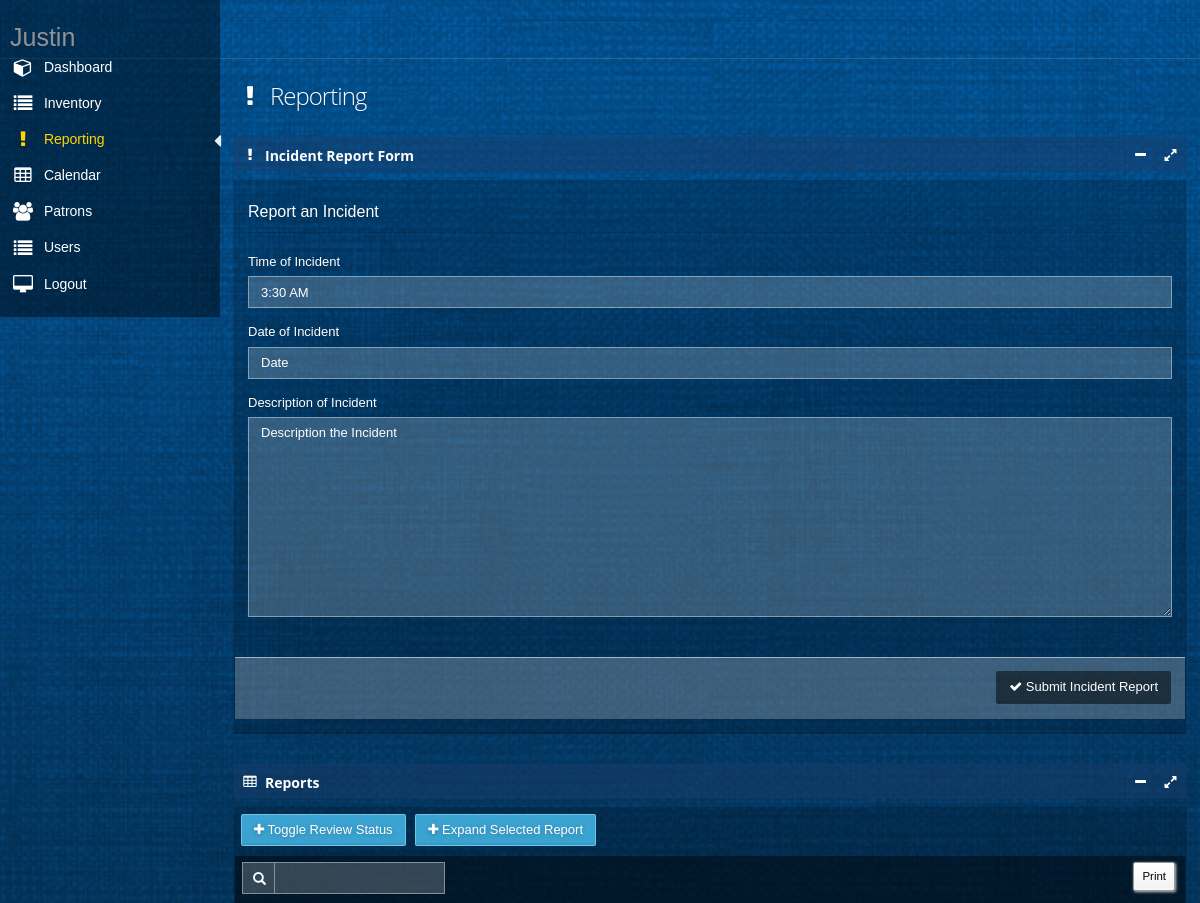
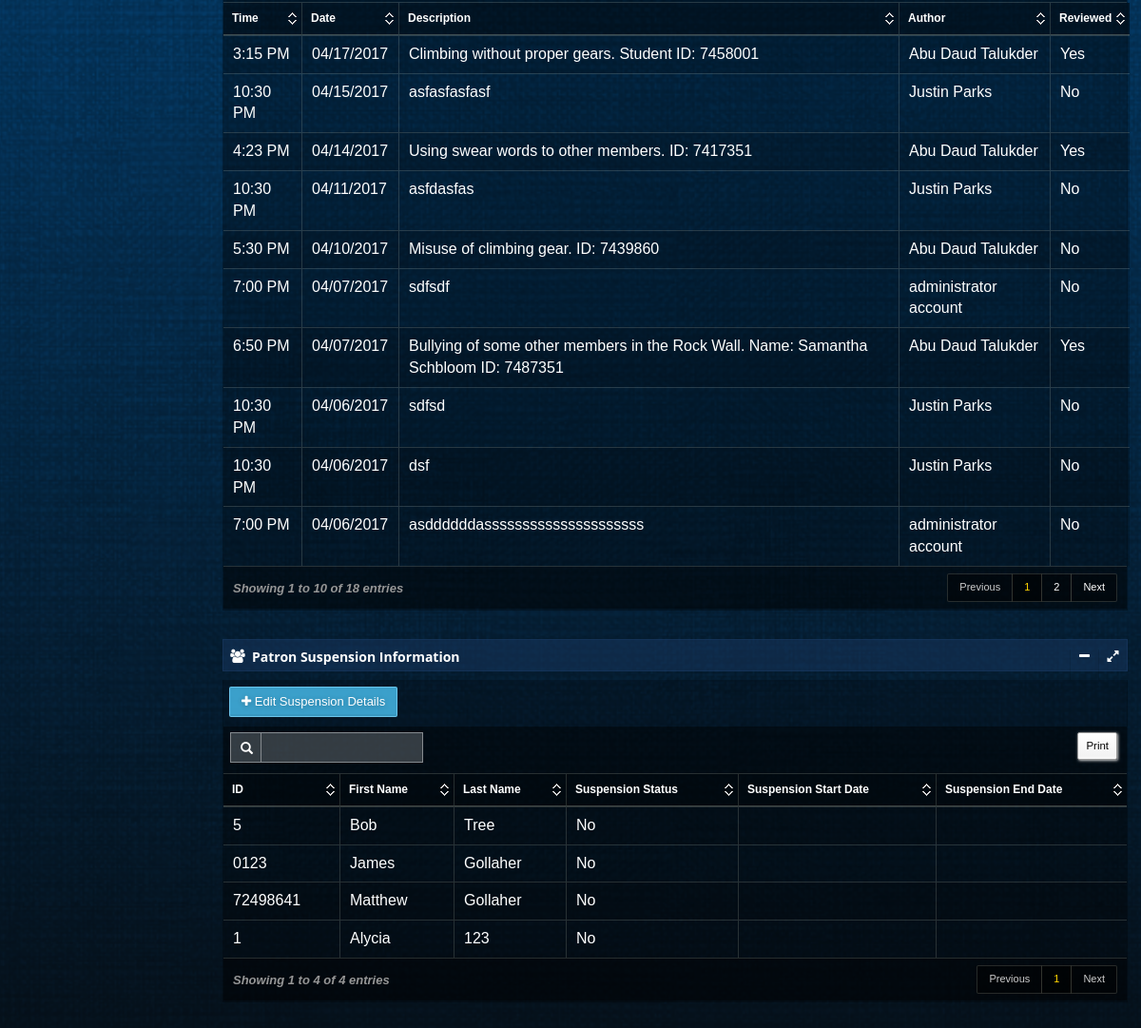
Screenshot of /reportingAdmin (signed in) with the database file from the repository (2 pictures, top to bottom).
### tables this page shows
CREATE TABLE "IncidentReport" (
	`Id`	INTEGER NOT NULL UNIQUE,
	`Time`	TEXT NOT NULL,
	`Date`	TEXT NOT NULL,
	`Description`	TEXT NOT NULL,
	`Author`	TEXT NOT NULL,
	`IsReviewed`	TEXT NOT NULL,
	PRIMARY KEY(`Id`)
);

CREATE TABLE "Patron" (
	`Id`	TEXT NOT NULL UNIQUE,
	`FirstName`	TEXT NOT NULL,
	`LastName`	TEXT NOT NULL,
	`Email`	TEXT NOT NULL UNIQUE,
	`PhoneNumber`	TEXT NOT NULL,
	`Gender`	NUMERIC NOT NULL,
	`Address`	TEXT NOT NULL,
	`City`	TEXT NOT NULL,
	`Zip`	TEXT NOT NULL,
	`WaiverFile`	NUMERIC NOT NULL,
	`State`	REAL NOT NULL,
	`IsBelayCertified`	REAL NOT NULL DEFAULT 'False',
	`BelayStartDate`	TEXT,
	`BelayEndDate`	TEXT,
	`IsLeadClimbCertified`	REAL NOT NULL DEFAULT 'False',
	`LeadClimbStartDate`	TEXT,
	`LeadClimbEndDate`	TEXT,
	`IsSuspended`	REAL NOT NULL DEFAULT 'False',
	`SuspendedStartDate`	TEXT,
	`SuspendedEndDate`	TEXT,
	`ListServ`	REAL NOT NULL DEFAULT 'False',
	PRIMARY KEY(`Id`)
);

### app.py (the view)
@app.route('/reportingAdmin')
def reportingAdmin():
    return reportingModule.reportingAdmin()

### databaseFunctions.py (called while the page is built)
def getAllIncidentReportIds():
    with engine.connect() as connection:
        sqlText = text("SELECT Id FROM IncidentReport ORDER by date(Date), time(Time), Id DESC")
        result = engine.execute(sqlText)
        ids = []
        for row in result:
            ids.append(row[0])
        if not ids:
            return None
        else:
            return ids

def getAllIncidentReportTimes():
    with engine.connect() as connection:
        sqlText = text("SELECT Time FROM IncidentReport ORDER by date(Date), time(Time), Id DESC")
        result = engine.execute(sqlText)
        times = []
        for row in result:
            times.append(row[0])
        if not times:
            return None
        else:
            return times

def getAllIncidentReportDates():
    with engine.connect() as connection:
        sqlText = text("SELECT Date FROM IncidentReport ORDER by date(Date), time(Time), Id DESC")
        result = engine.execute(sqlText)
        dates = []
        for row in result:
            dates.append(row[0])
        if not dates:
            return None
        else:
            return dates

def getAllIncidentReportDescriptions():
    with engine.connect() as connection:
        sqlText = text("SELECT Description FROM IncidentReport ORDER by date(Date), time(Time), Id DESC")
        result = engine.execute(sqlText)
        descriptions = []
        for row in result:
            descriptions.append(row[0])
        if not descriptions:
            return None
        else:
            return descriptions

def getAllIncidentReportAuthors():
    with engine.connect() as connection:
        sqlText = text("SELECT Author FROM IncidentReport ORDER by date(Date), time(Time), Id DESC")
        result = engine.execute(sqlText)
        authors = []
        for row in result:
            authors.append(row[0])
        if not authors:
            return None
        else:
            return authors

def getAllIncidentReportIsRevieweds():
    with engine.connect() as connection:
        sqlText = text("SELECT IsReviewed FROM IncidentReport ORDER by date(Date), time(Time), Id DESC")
        result = engine.execute(sqlText)
        isRevieweds = []
        for row in result:
            isRevieweds.append(row[0])
        if not isRevieweds:
            return None
        else:
            return isRevieweds

### templates/reportingManager.html (shortened to what this page needs)
﻿{% extends "layout.html" %}
{%block body %}
<div id="main" role="main">
    <div id="content">
        <div class="row">
            <div class="col-xs-12 col-sm-7 col-md-7 col-lg-4">
                <h1 class="page-title txt-color-blueDark">
                    <i class="fa-fw fa fa-exclamation"></i>
                    Reporting
                </h1>
            </div>
        </div>
        <section id="widget-grid" class="">
            <div class="row">
                <article class="col-xs-12 col-sm-12 col-md-12 col-lg-12">
                    <div class="jarviswidget jarviswidget-color-blueDark" id="wid-id-1" data-widget-editbutton="false" data-widget-colorbutton="false" data-widget-deletebutton="false">
                        <header style="padding-top:10px">
                            <span class="widget-icon"> <i class="fa fa-exclamation"></i> </span>
                            <h2 style="line-height:15px"><strong>Incident Report Form</strong></h2>
                        </header>
                        <div>
                            <div class="widget-body">
                                <form id="reportForm" method="post" action="addIncidentRoute">
                                    <fieldset>
                                        <legend>
                                            Report an Incident
                                        </legend>
                                        <div class="form-group">
                                            <div>
                                                <label class="control-label">Time of Incident</label>
                                                <input type="text" name="incidentTime" id="incidentTime" placeholder="Time" class="form-control timepicker" required />
                                            </div>
                                        </div>
                                    </fieldset>
                                    <fieldset>
                                        <div class="form-group">
                                            <div>
                                                <label class="control-label">Date of Incident</label>
                                                <input type="text" name="incidentDate" id="incidentDate" placeholder="Date" class="form-control datepicker" required />
                                            </div>
                                        </div>
                                    </fieldset>
                                    <fieldset>
                                        <div class="form-group">
                                            <label class="control-label">Description of Incident </label>
                                            <textarea class="form-control" name="incidentDescription" rows="10" placeholder="Description the Incident" maxlength="1000" required></textarea>
                                        </div>
                                    </fieldset>
                                    <div class="form-actions">
                                        <div class="row">
                                            <div class="col-md-12">
                                                <button class="btn btn-default" type="submit">
                                                    <i class="fa fa-check"></i>
                                                    Submit Incident Report
                                                </button>
                                            </div>
                                        </div>
                                    </div>
                                </form>
                            </div>
                        </div>
                    </div>
                    <div class="jarviswidget jarviswidget-color-blueDark" id="wid-id-2" data-widget-editbutton="false" data-widget-colorbutton="false" data-widget-deletebutton="false">
                        <header style="padding-top:10px">
                            <span class="widget-icon"> <i class="fa fa-table"></i> </span>
                            <h2 style="line-height:15px"><strong>Reports</strong></h2>
                        </header>
                        <div>
                            <div class="widget-body no-padding">
                                <div style="padding-bottom:10px; padding-right: 5px; padding-top: 7px;">
                                    <button class="btn btn-primary" id="toggleReviewReport" style="margin-left:6px;">
                                        <i class="fa fa-plus"></i> <span class="hidden-mobile">Toggle Review Status</span>
                                    </button>
                                    <button class="btn btn-primary" id="viewReport" style="margin-left:6px;" data-target="#viewReportModal">
                                        <i class="fa fa-plus"></i> <span class="hidden-mobile">Expand Selected Report</span>
                                    </button>
                                </div>
                                <table id="datatable" class="display table table-striped table-bordered table-hover">
                                    <thead>
                                        <tr>
                                            <th>Time</th>
                                            <th data-hide="phone">Date</th>
                                            <th data-hide="phone,tablet">Description</th>
                                            <th data-hide="phone,tablet">Author</th>
                                            <th data-hide="phone,tablet">Reviewed</th>
                                        </tr>
                                    </thead>
                                    <tbody>
                                        {% for row in reportTable %}
                                        <tr id="tr">
                                            <td>{{ row['time'] }}</td>
                                            <td>{{ row['date'] }}</td>
                                            <td title="{{ row['description'] }}"> {{ row['description'] }}</td>
                                            <td>{{ row['author'] }}</td>
                                            <td>{{ row['isReviewed'] }}</td>
                                        </tr>
                                        {% endfor %}
                                    </tbody>
                                </table>
                            </div>
                        </div>
                    </div>
                    <div class="jarviswidget jarviswidget-color-blueDark" id="wid-id-3" data-widget-editbutton="false" data-widget-colorbutton="false" data-widget-deletebutton="false">
                        <header style="padding-top:10px">
                            <span class="widget-icon"> <i class="fa fa-users"></i> </span>
                            <h2 style="line-height:15px"><strong>Patron Suspension Information</strong></h2>
                        </header>
                        <div>
                            <div class="widget-body no-padding">
                                <div style="padding-bottom:10px; padding-right: 5px; padding-top: 7px;">
                                    <button class="btn btn-primary" id="editSuspension" style="margin-left:6px;" data-target="#suspensionModal">
                                        <i class="fa fa-plus"></i> <span class="hidden-mobile">Edit Suspension Details</span>
                                    </button>
                                </div>
                                <table id="patronDatatable" class="display table table-striped table-bordered table-hover">
                                    <thead>
                                        <tr>
                                            <th>ID</th>
                                            <th>First Name</th>
                                            <th>Last Name</th>
                                            <th>Suspension Status</th>
                                            <th>Suspension Start Date</th>
                                            <th>Suspension End Date</th>
                                        </tr>
                                    </thead>
                                    <tbody>
                                        {% for row in patronTable %}
                                        <tr id="tr">
                                            <td>{{ row['id'] }}</td>
                                            <td>{{ row['firstName'] }}</td>
                                            <td>{{ row['lastName'] }}</td>
                                            {% if row['isSuspended'] == 'False' %}
                                            <td>No</td>
                                            {% else %}
                                            <td>Yes</td>
                                            {% endif %}
                                            <td>{{ row['suspendedStartDate'] }}</td>
                                            <td>{{ row['suspendedEndDate'] }}</td>
                                        </tr>
                                        {% endfor %}
                                    </tbody>
                                </table>
                            </div>
                        </div>
                    </div>
                </article>
            </div>
        </section>
    </div>
</div>
    {% endblock %}

### static/css/styles.css (style rules this page uses)
body { width:100%; height:100% }

### static/css/signature-pad.css (style rules this page uses)
body { font-family: Helvetica, Sans-Serif; -moz-user-select: none; -webkit-user-select: none; -ms-user-select: none; }

### rows the page displays
IncidentReport: time "10:30 PM", date "04/15/2017", description "asfasfasfasf", author "Justin Parks", isReviewed "No"
IncidentReport: time "10:30 PM", date "04/11/2017", description "asfdasfas", author "Justin Parks", isReviewed "No"
IncidentReport: time "10:30 PM", date "04/06/2017", description "sdfsd", author "Justin Parks", isReviewed "No"
IncidentReport: time "10:30 PM", date "04/06/2017", description "dsf", author "Justin Parks", isReviewed "No"
IncidentReport: time "7:00 PM", date "04/06/2017", description "asddddddasssssssssssssssssssss", author "administrator account", isReviewed "No"
IncidentReport: time "7:00 PM", date "04/07/2017", description "sdfsdf", author "administrator account", isReviewed "No"
IncidentReport: time "4:23 PM", date "04/14/2017", description "Using swear words to other members. ID: 7417351", author "Abu Daud Talukder", isReviewed "Yes"
IncidentReport: time "3:15 PM", date "04/17/2017", description "Climbing without proper gears. Student ID: 7458001", author "Abu Daud Talukder", isReviewed "Yes"
IncidentReport: time "6:50 PM", date "04/07/2017", description "Bullying of some other members in the Rock Wall. Name: Samantha Schbloom ID: 7487351", author "Abu Daud Talukder", isReviewed "Yes"
IncidentReport: time "5:30 PM", date "04/10/2017", description "Misuse of climbing gear. ID: 7439860", author "Abu Daud Talukder", isReviewed "No"
Patron: firstName "Alycia", lastName "123"
Patron: id "0123", firstName "James", lastName "Gollaher"
Patron: id "72498641", firstName "Matthew", lastName "Gollaher"
Patron: firstName "Bob", lastName "Tree"

### other values shown
{{ session['currentUserFirstName'] }} "Justin"
{{ row['id'] }} "1" "5"
